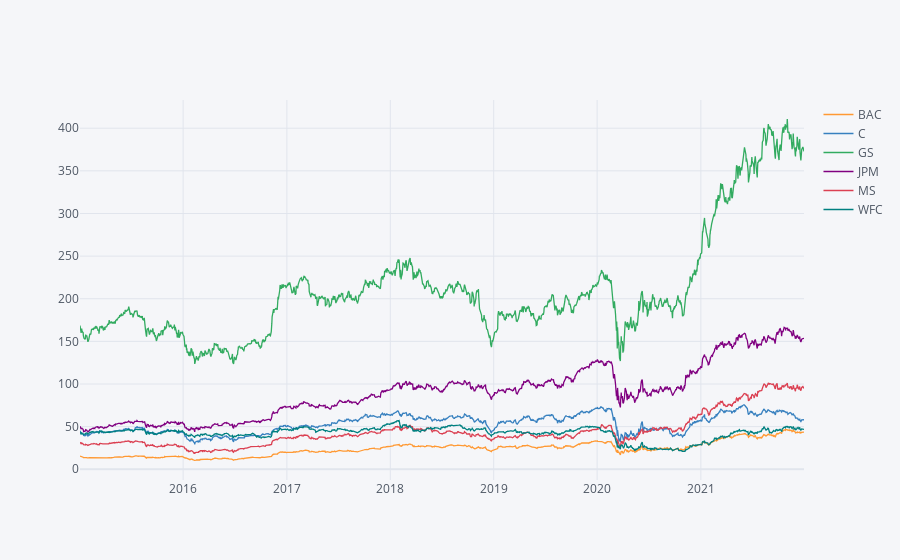

This figure's notebook cell:
### Code cell
bank_stocks.xs(key='Close',axis=1,level='Stock Info').iplot()

### Figure 1 — Plotly figure (JSON) as saved in the notebook; plotly's stock layout.template omitted (floating-point values rounded to 4 significant figures; data arrays with more than 128 entries replaced by an {"elided": "..."} marker saying what was removed)
{"data": [{"line": {"color": "rgba(255, 153, 51, 1.0)", "dash": "solid", "shape": "linear", "width": 1.3}, "mode": "lines", "name": "BAC", "text": "", "type": "scatter", "x": {"elided": "1763 str values"}, "y": {"elided": "1763 float values"}}, {"line": {"color": "rgba(55, 128, 191, 1.0)", "dash": "solid", "shape": "linear", "width": 1.3}, "mode": "lines", "name": "C", "text": "", "type": "scatter", "x": {"elided": "1763 str values"}, "y": {"elided": "1763 float values"}}, {"line": {"color": "rgba(50, 171, 96, 1.0)", "dash": "solid", "shape": "linear", "width": 1.3}, "mode": "lines", "name": "GS", "text": "", "type": "scatter", "x": {"elided": "1763 str values"}, "y": {"elided": "1763 float values"}}, {"line": {"color": "rgba(128, 0, 128, 1.0)", "dash": "solid", "shape": "linear", "width": 1.3}, "mode": "lines", "name": "JPM", "text": "", "type": "scatter", "x": {"elided": "1763 str values"}, "y": {"elided": "1763 float values"}}, {"line": {"color": "rgba(219, 64, 82, 1.0)", "dash": "solid", "shape": "linear", "width": 1.3}, "mode": "lines", "name": "MS", "text": "", "type": "scatter", "x": {"elided": "1763 str values"}, "y": {"elided": "1763 float values"}}, {"line": {"color": "rgba(0, 128, 128, 1.0)", "dash": "solid", "shape": "linear", "width": 1.3}, "mode": "lines", "name": "WFC", "text": "", "type": "scatter", "x": {"elided": "1763 str values"}, "y": {"elided": "1763 float values"}}], "layout": {"legend": {"bgcolor": "#F5F6F9", "font": {"color": "#4D5663"}}, "paper_bgcolor": "#F5F6F9", "plot_bgcolor": "#F5F6F9", "title": {"font": {"color": "#4D5663"}}, "xaxis": {"gridcolor": "#E1E5ED", "showgrid": true, "tickfont": {"color": "#4D5663"}, "title": {"font": {"color": "#4D5663"}, "text": ""}, "zerolinecolor": "#E1E5ED"}, "yaxis": {"gridcolor": "#E1E5ED", "showgrid": true, "tickfont": {"color": "#4D5663"}, "title": {"font": {"color": "#4D5663"}, "text": ""}, "zerolinecolor": "#E1E5ED"}}}
